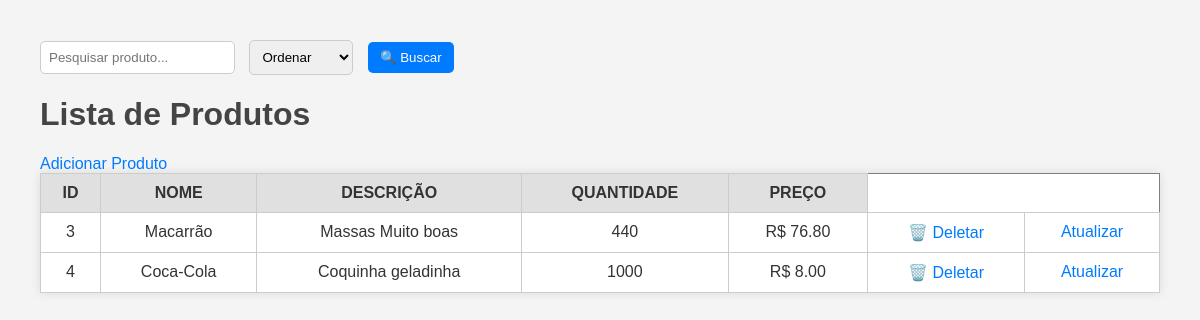
Before: / with the older database file.
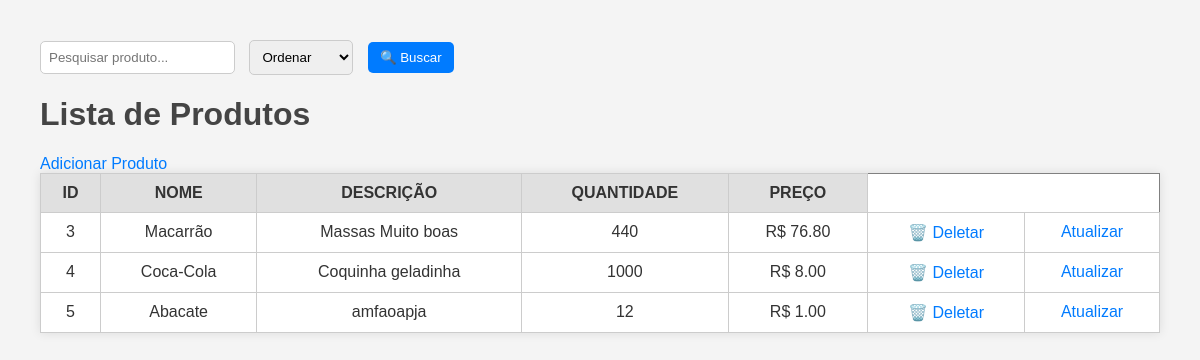
After: the same page with the newer database file.
### tables this page shows
CREATE TABLE produtos (
                id INTEGER PRIMARY KEY AUTOINCREMENT,
                nome TEXT NOT NULL,
                descricao TEXT,
                quantidade INTEGER NOT NULL,
                preco REAL NOT NULL
            );

### app.py (the view)
@app.route('/')
def index():
    busca = request.args.get('pesquisa')
    ordenar = request.args.get('ordenar')
    query = 'SELECT * FROM produtos'
    params = ''
    if busca:
        query += ' WHERE nome LIKE ?'
        params += f'%{busca}%'
    if ordenar == 'nome':
        query += ' ORDER BY nome ASC'
    elif ordenar == 'preco':
        query += ' ORDER BY preco DESC'
    elif ordenar == 'quantidade':
        query += ' ORDER BY quantidade ASC'
    with get_db_connection() as conn:
        produtos = conn.execute(query,params).fetchall()
    return render_template('index.html', produtos=produtos)

### app.py (called while the page is built)
def get_db_connection():
    conn = sqlite3.connect(DATABASE)
    return conn

### templates/index.html (shortened to what this page needs)
<!DOCTYPE html>
<html>
    <head>
        <link rel="stylesheet" href="../static/style.css">
    </head>
    <body>
        <form action="/" method="GET">
            <input type="text" name="pesquisa"  placeholder="Pesquisar produto..." value="{{ request.args.get('pesquisa', '') }}">
            <select name="ordenar">
                <option value="">Ordenar</option>
            </select>
            <button type="submit">🔍 Buscar</button>
        </form>
        <h1>Lista de Produtos</h1>
        <a href="adicionar">Adicionar Produto</a>
        <table border="1">
            <tr>
                <th>ID</th><th>NOME</th><th>DESCRIÇÃO</th><th>QUANTIDADE</th><th>PREÇO</th>
            </tr>
            {% for produto in produtos %}
            <tr>
                <td>{{ produto[0] }}</td>
                <td>{{ produto[1] }}</td>
                <td>{{ produto[2] }}</td>
                <td>{{ produto[3] }}</td>
                <td>R$ {{ '%.2f' |format(produto[4]) }}</td>
                <td><a href="/deletar/{{ produto[0] }}" onclick="return confirm('Tem certeza?');">🗑️ Deletar</a></td>
                <td><a href="/atualizar/{{ produto[0] }}">Atualizar</a></td>
            </tr>
            {% endfor %}
        </table>
    </body>
</html>

Changed rows visible on the page:
added produtos: id "5", nome "Abacate", descricao "amfaoapja", quantidade "12", preco "1.00"
